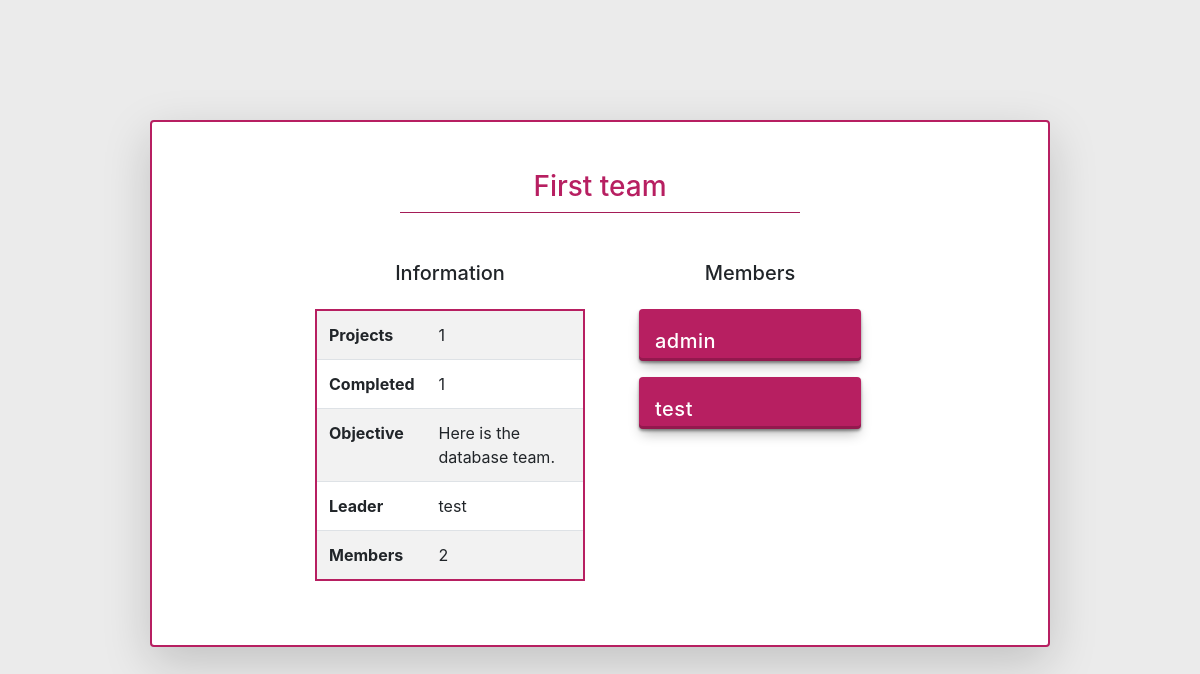
Screenshot of /manage_team/117 with the database file from the repository.
### network/models.py (models this page shows, shortened)
class Team(models.Model):
    name = models.CharField(max_length=255)
    objective = models.TextField()
    color = models.CharField(max_length=7)
    members = models.ManyToManyField(User, related_name='teams', default=None, null=True,)
    created_by = models.ForeignKey(User, on_delete=models.SET_NULL, null=True, related_name='created_teams')
    def completed_projects_count(self):
        return self.project_set.filter(is_completed=True).count()

class User(AbstractUser):
    pass

### network/views.py (the view)
# urls.py: path("manage_team/<int:teamId>", views.manage_team, name="manage_team"),
def manage_team(request, teamId):
    team = get_object_or_404(Team, id=teamId)
    all_users = User.objects.all()
    return render(request, 'network/manage_team.html', {'team': team, 'all_users':all_users})

### network/templates/network/manage_team.html
{% extends "network/layout.html" %}
{% load static %}
{% block body %}
<div class="card container mt-4 p-5 w-75 rounded shadow-lg" style="border: 2px solid {{team.color}}">
    <h3 class="text-center" style="color: {{ team.color }}">{{ team.name }}</h3>
    <hr class="w-50 m-auto" style="background-color: {{ team.color }}">
    <div class="row pt-5 w-75 mx-auto">
      <div class="col">
        <h5 class="pb-3 text-center ">Information</h5>
        <table class="table table-striped" style="border: 2px solid {{team.color}}">
          <tbody>
            <tr style="background-color: rgba({{team.color}}, 0.5)">
              <th scope="row">Projects</th>
              <td>{{ team.project_set.all.count }}</td>
            </tr>
            <tr>
              <th scope="row">Completed</th>
              <td>{{ team.completed_projects_count }}</td>
            </tr>
            <tr>
              <th scope="row">Objective</th>
              <td>{{ team.objective }}</td>
            </tr>
            <tr>
              <th scope="row">Leader</th>
              <td>{{ team.created_by }}</td>
            </tr>
            <tr>
              <th scope="row">Members</th>
              <td>{{ team.members.count }}</td>
            </tr>
          </tbody>
        </table>
      </div>
      <div class="col text-center">
        <h5 class="pb-3">Members</h5>
        <div id="user-list">
          {% for member in all_users %}
            <div class="user_card row rounded d-flex align-items-center justify-content-between px-3 mx-4 mb-3" {% if member in team.members.all %}style="background-color: {{team.color}}" {% else %}style="background-color: white"{% endif %}>
              {% if user == team.created_by %}
                {% if member in team.members.all %}
                    {% if member == team.created_by %}
                      <p class="h5 text-white text-center">{{ member.username }}</p>
                      <svg class="manage_icon" style="fill: white" xmlns="http://www.w3.org/2000/svg" viewBox="0 0 576 512"><path d="M309 106c11.4-7 19-19.7 19-34c0-22.1-17.9-40-40-40s-40 17.9-40 40c0 14.4 7.6 27 19 34L209.7 220.6c-9.1 18.2-32.7 23.4-48.6 10.7L72 160c5-6.7 8-15 8-24c0-22.1-17.9-40-40-40S0 113.9 0 136s17.9 40 40 40c.2 0 .5 0 .7 0L86.4 427.4c5.5 30.4 32 52.6 63 52.6H426.6c30.9 0 57.4-22.1 63-52.6L535.3 176c.2 0 .5 0 .7 0c22.1 0 40-17.9 40-40s-17.9-40-40-40s-40 17.9-40 40c0 9 3 17.3 8 24l-89.1 71.3c-15.9 12.7-39.5 7.5-48.6-10.7L309 106z"/></svg>
                    {% else %}
                      <p class="h5 text-white text-center">{{ member.username }}</p>
                      <svg class="manage_icon removeMember" style="fill: white" onclick="removeMember(event, {{ member.id }}, {{ team.id }})" xmlns="http://www.w3.org/2000/svg" viewBox="0 0 448 512"><path d="M416 256c0 17.7-14.3 32-32 32L32 288c-17.7 0-32-14.3-32-32s14.3-32 32-32l352 0c17.7 0 32 14.3 32 32z"/></svg>
                    {% endif %}
                {% else %}
                  <p class="h5 text-center">{{ member.username }}</p>
                  <svg class="manage_icon addMember" style="fill: {{team.color}}" onclick="addMember(event, {{ member.id }}, {{ team.id }})" xmlns="http://www.w3.org/2000/svg" viewBox="0 0 448 512"><path d="M240 80c0-17.7-14.3-32-32-32s-32 14.3-32 32V224H32c-17.7 0-32 14.3-32 32s14.3 32 32 32H176V432c0 17.7 14.3 32 32 32s32-14.3 32-32V288H384c17.7 0 32-14.3 32-32s-14.3-32-32-32H240V80z"/></svg>
                {% endif %}
              {% else %}
                <p class="h5 text-center text-white">{{ member.username }}</p>
              {% endif %}
            </div>
          {% endfor %}
        </div>
      </div>
    </div>
  </div>
{% endblock %}

### network/static/network/css/style.css (style rules this page uses)
:root { --color: #f10404; --transition-time: 0.5s; }
* { box-sizing: border-box; }
body { margin: 0; min-height: 100vh; font-family: 'Open Sans'; background: #ebebeb; }

### network/static/network/css/login.css (style rules this page uses)
p { font-size: 14px; font-weight: 100; line-height: 20px; letter-spacing: 0.5px; margin: 20px 0 30px; }

### network/static/network/css/tasks.css (style rules this page uses)
* { margin: 0; padding: 0; box-sizing: border-box; }
body { font-family: -apple-system, BlinkMacSystemFont, "Segoe UI", Roboto, Helvetica, Arial, sans-serif, "Apple Color Emoji", "Segoe UI Emoji", "Segoe UI Symbol"; }

### network/static/network/css/teams.css (style rules this page uses)
* { box-sizing: border-box; }

### network/static/network/css/manage_team.css (style rules this page uses)
#user-list { margin: 0 auto; overflow-y: scroll; height: 35vh; }
.user_card { box-shadow: rgba(0, 0, 0, 0.4) 0px 2px 3px, rgba(0, 0, 0, 0.3) 0px 7px 13px -3px, rgba(0, 0, 0, 0.2) 0px -3px 0px inset; }

### rows the page displays
Team: name "First team", project_set.all.count "1", completed_projects_count "1", objective "Here is the database team.", created_by "test", members.count "2"
User: username "admin"
User: username "test"
